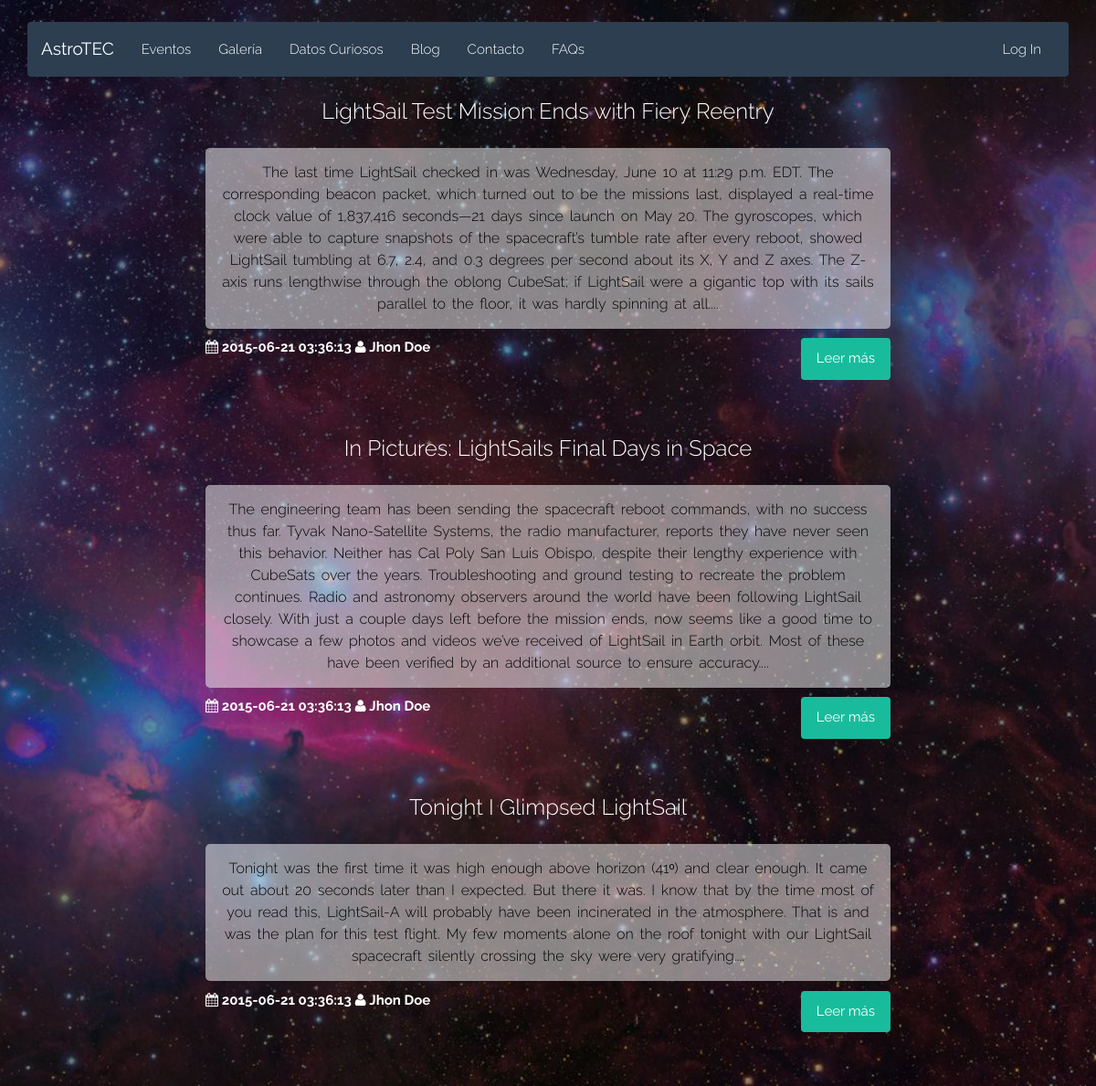
Screenshot of /blog.php with the database file from the repository.
### tables this page shows
CREATE TABLE IF NOT EXISTS `Publicaciones` (
  `idPublicacion` INT NOT NULL AUTO_INCREMENT,
  `titulo` VARCHAR(300) NOT NULL,
  `contenido` LONGTEXT NOT NULL,
  `fecha` DATETIME NOT NULL,
  `fk_idCreador` INT NOT NULL,
  PRIMARY KEY (`idPublicacion`),
  INDEX `fk_idCreador_idx` (`fk_idCreador` ASC),
  CONSTRAINT `fk_idCreador1`
    FOREIGN KEY (`fk_idCreador`)
    REFERENCES `Usuarios` (`idUsuario`)
    ON DELETE NO ACTION
    ON UPDATE NO ACTION);

### html/blog.php (the view, shortened to what this page needs)
<?php
	require("php/db.php");
	$sql = "SELECT P.idPublicacion AS id, P.titulo,
					CONCAT (SUBSTRING(P.contenido, 1, 700), '...') AS contenido,
					P.fecha, CONCAT(U.nombre, ' ', U.apellido1) AS autor
					FROM Publicaciones AS P
					INNER JOIN Usuarios AS U ON U.idUsuario = P.fk_idCreador";
	$result = $conn->query($sql);
	$posts = array();
	if ($result->num_rows > 0) {
		while ($row = $result->fetch_assoc()) {
			array_push($posts, $row);
    }
	}
?>
<!DOCTYPE html>
<html class="no-js" lang="">
<head>
	<?php require('./php/head.php'); ?>
	<link rel="stylesheet" type="text/css" href="css/blog.css">
</head>
<body>
	<div class="container">
		<?php require('./php/navbar.php'); ?>
		<?php
			foreach ($posts as $post) {
				echo "<div class='row'>";
				echo "	<div class='col-md-2'></div>";
				echo "	<div class='col-md-8 post'>";
				echo "		<a href='post.php?id=$post[id]'";
				echo "			<h2 class='title'>$post[titulo]</h2>";
				echo "		</a>";
				echo "		<p>$post[contenido]</p>";
				echo "    <div class='pull-left'>";
				echo "			<i class='fa fa-calendar'></i> <time>$post[fecha]</time>";
				echo "			<i class='fa fa-user'></i> <span>$post[autor]</span>";
				echo "		</div>";
				echo "		<a href='post.php?id=$post[id]' class='btn btn-success pull-right'>Leer más</a>";
				echo "	</div>";
				echo "</div>";
			}
		?>
	</div>
</body>
</html>

### html/css/style.css (style rules this page uses)
body { padding-top: 2%; background: url(../img/background.jpg) no-repeat center center fixed; -webkit-background-size: cover; -moz-background-size: cover; -o-background-size: cover; background-size: cover; font-family: 'Raleway', sans-serif; font-weight: 300; color: #3E3E3E; }

### html/css/blog.css (style rules this page uses)
.post { text-align: center; margin-bottom: 5%; color: white; }
.title { color: white; font-size: x-large; margin-bottom: 3%; text-align: center; background-color: initial; border: none; }
.post p { margin-top: 3%; background-color: rgba(255, 255, 255, 0.50); color: black; font-size: medium; padding: 2%; border-radius: 5px; word-spacing: 2pt; line-height: 150%; }
.post time, .post span { font-weight: bold; }

### rows the page displays
publicaciones: titulo "LightSail Test Mission Ends with Fiery Reentry", post "The last time LightSail checked in was Wednesday, June 10 at 11:29 p.m. EDT. The corresponding beacon packet, which turned out to be the missions last, displayed a real-time clock value of 1,837,416 seconds—21 days since launch on May 20. The gyroscopes, which were able to capture snapshots of the spacecraft’s tumble rate after every reboot, showed LightSail tumbling at 6.7, 2.4, and 0.3 degrees per second about its X, Y and Z axes. The Z-axis runs lengthwise through the oblong CubeSat; if LightSail were a gigantic top with its sails parallel to the floor, it was hardly spinning at all....", fecha "2015-06-21 03:36:13", post "Jhon Doe"
publicaciones: titulo "In Pictures: LightSails Final Days in Space", post "The engineering team has been sending the spacecraft reboot commands, with no success thus far. Tyvak Nano-Satellite Systems, the radio manufacturer, reports they have never seen this behavior. Neither has Cal Poly San Luis Obispo, despite their lengthy experience with CubeSats over the years. Troubleshooting and ground testing to recreate the problem continues. Radio and astronomy observers around the world have been following LightSail closely. With just a couple days left before the mission ends, now seems like a good time to showcase a few photos and videos we’ve received of LightSail in Earth orbit. Most of these have been verified by an additional source to ensure accuracy....", fecha "2015-06-21 03:36:13", post "Jhon Doe"
publicaciones: titulo "Tonight I Glimpsed LightSail", post "Tonight was the first time it was high enough above horizon (41ᵒ) and clear enough. It came out about 20 seconds later than I expected. But there it was. I know that by the time most of you read this, LightSail-A will probably have been incinerated in the atmosphere. That is and was the plan for this test flight. My few moments alone on the roof tonight with our LightSail spacecraft silently crossing the sky were very gratifying....", fecha "2015-06-21 03:36:13", post "Jhon Doe"
